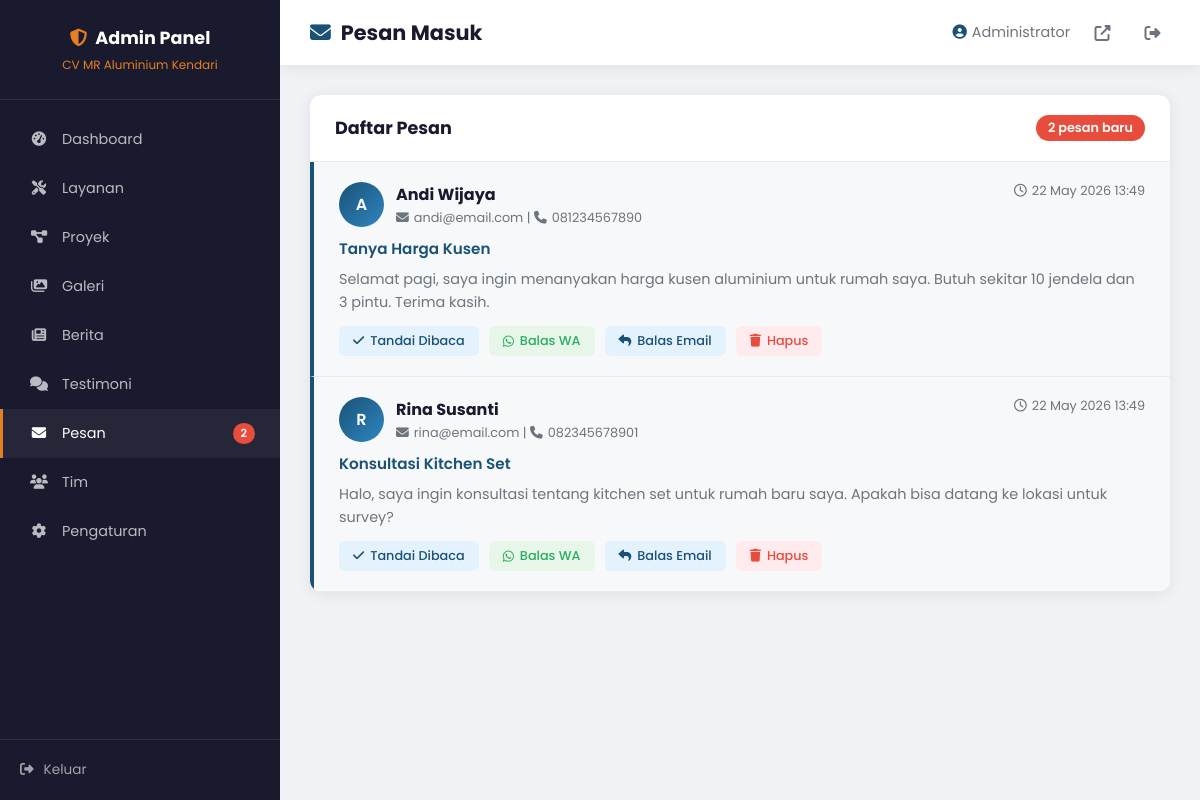
Screenshot of /admin/messages.php (signed in) with the database file from the repository.
### tables this page shows
CREATE TABLE messages (
    id INT AUTO_INCREMENT PRIMARY KEY,
    name VARCHAR(200) NOT NULL,
    email VARCHAR(200),
    phone VARCHAR(20),
    subject VARCHAR(200),
    message TEXT,
    is_read TINYINT(1) DEFAULT 0,
    created_at TIMESTAMP DEFAULT CURRENT_TIMESTAMP
);

### admin/messages.php (the view, shortened to what this page needs)
<?php
$db = getDB();
$messages = $db->query("SELECT * FROM messages ORDER BY created_at DESC")->fetchAll();
$unreadCount = $db->query("SELECT COUNT(*) FROM messages WHERE is_read = 0")->fetchColumn();
?>
<!DOCTYPE html>
<html lang="id">
<head>
    <link rel="stylesheet" href="https://cdnjs.cloudflare.com/ajax/libs/font-awesome/6.5.1/css/all.min.css">
</head>
<body>
    <aside class="sidebar">
        <div class="sidebar-header">
            <h3><i class="fas fa-shield-alt" style="color:var(--secondary);margin-right:8px;"></i>Admin Panel</h3>
            <p>CV MR Aluminium Kendari</p>
        </div>
        <ul class="sidebar-menu">
            <li><a href="dashboard.php"><i class="fas fa-tachometer-alt"></i> Dashboard</a></li>
            <li><a href="services.php"><i class="fas fa-tools"></i> Layanan</a></li>
            <li><a href="projects.php"><i class="fas fa-project-diagram"></i> Proyek</a></li>
            <li><a href="gallery.php"><i class="fas fa-images"></i> Galeri</a></li>
            <li><a href="news.php"><i class="fas fa-newspaper"></i> Berita</a></li>
            <li><a href="testimonials.php"><i class="fas fa-comments"></i> Testimoni</a></li>
            <li><a href="messages.php" class="active"><i class="fas fa-envelope"></i> Pesan <?php if($unreadCount>0): ?><span class="badge"><?php echo $unreadCount; ?></span><?php endif; ?></a></li>
            <li><a href="team.php"><i class="fas fa-users"></i> Tim</a></li>
            <li><a href="settings.php"><i class="fas fa-cog"></i> Pengaturan</a></li>
        </ul>
        <div class="sidebar-footer">
            <a href="logout.php"><i class="fas fa-sign-out-alt"></i> Keluar</a>
        </div>
    </aside>
    <div class="main-content">
        <div class="top-bar">
            <h2><i class="fas fa-envelope" style="color:var(--primary);margin-right:10px;"></i>Pesan Masuk</h2>
            <div class="user-menu">
                <span><i class="fas fa-user-circle" style="margin-right:5px;color:var(--primary);"></i><?php echo $_SESSION['admin_name']; ?></span>
                <a href="../index.php" target="_blank" title="Lihat Website"><i class="fas fa-external-link-alt"></i></a>
                <a href="logout.php" title="Keluar"><i class="fas fa-sign-out-alt"></i></a>
            </div>
        </div>
        <div class="content-area">
            <div class="card">
                <div class="card-header">
                    <h3>Daftar Pesan</h3>
                    <?php if ($unreadCount > 0): ?>
                    <span class="unread-badge"><?php echo $unreadCount; ?> pesan baru</span>
                    <?php endif; ?>
                </div>
                <div class="card-body">
                    <ul class="message-list">
                        <?php foreach ($messages as $msg): ?>
                        <li class="message-item <?php echo $msg['is_read'] ? '' : 'unread'; ?>">
                            <div class="message-header">
                                <div class="message-sender">
                                    <div class="sender-avatar"><?php echo strtoupper(substr($msg['name'], 0, 1)); ?></div>
                                    <div class="sender-info">
                                        <h4><?php echo $msg['name']; ?></h4>
                                        <p><i class="fas fa-envelope" style="margin-right:5px;"></i><?php echo $msg['email']; ?> <?php if($msg['phone']): ?>| <i class="fas fa-phone" style="margin-right:5px;"></i><?php echo $msg['phone']; ?><?php endif; ?></p>
                                    </div>
                                </div>
                                <span class="message-date"><i class="far fa-clock" style="margin-right:5px;"></i><?php echo date('d M Y H:i', strtotime($msg['created_at'])); ?></span>
                            </div>
                            <div class="message-subject"><?php echo $msg['subject'] ?: '(Tanpa Subjek)'; ?></div>
                            <div class="message-body"><?php echo nl2br(htmlspecialchars($msg['message'])); ?></div>
                            <div class="message-actions">
                                <?php if (!$msg['is_read']): ?>
                                <a href="?action=read&id=<?php echo $msg['id']; ?>" class="btn-sm btn-read"><i class="fas fa-check"></i> Tandai Dibaca</a>
                                <?php endif; ?>
                                <a href="https://wa.me/<?php echo preg_replace('/[^0-9]/', '', $msg['phone'] ?: COMPANY_WHATSAPP); ?>?text=Halo%20<?php echo urlencode($msg['name']); ?>,%20terima%20kasih%20atas%20pesan%20Anda." target="_blank" class="btn-sm btn-reply"><i class="fab fa-whatsapp"></i> Balas WA</a>
                                <a href="mailto:<?php echo $msg['email']; ?>?subject=Re:%20<?php echo urlencode($msg['subject'] ?: 'Pesan dari MR Aluminium'); ?>" class="btn-sm btn-read"><i class="fas fa-reply"></i> Balas Email</a>
                                <a href="?action=delete&id=<?php echo $msg['id']; ?>" class="btn-sm btn-delete" onclick="return confirm('Yakin ingin menghapus pesan ini?')"><i class="fas fa-trash"></i> Hapus</a>
                            </div>
                        </li>
                        <?php endforeach; ?>
                    </ul>
                </div>
            </div>
        </div>
    </div>
</body>
</html>

### admin/messages.php (style rules this page uses)
:root { --primary: #1a5276; --primary-light: #2e86c1; --secondary: #e67e22; --dark: #1a1a2e; --light: #f8f9fa; --gray: #6c757d; --success: #27ae60; --danger: #e74c3c; --warning: #f39c12; --sidebar-width: 280px; --shadow: 0 2px 15px rgba(0,0,0,0.08); --radius: 12px; }
* { margin: 0; padding: 0; box-sizing: border-box; }
body { font-family: 'Poppins', sans-serif; background: #f0f2f5; color: var(--dark); }
.sidebar { position: fixed; left: 0; top: 0; bottom: 0; width: var(--sidebar-width); background: var(--dark); z-index: 1000; overflow-y: auto; }
.sidebar-header { padding: 25px 20px; border-bottom: 1px solid rgba(255,255,255,0.1); text-align: center; }
.sidebar-header h3 { color: white; font-size: 1.1rem; }
.sidebar-header p { color: var(--secondary); font-size: 0.75rem; margin-top: 5px; }
.sidebar-menu { list-style: none; padding: 15px 0; }
.sidebar-menu a { display: flex; align-items: center; gap: 12px; padding: 14px 25px; color: rgba(255,255,255,0.7); text-decoration: none; font-size: 0.9rem; transition: all 0.3s; border-left: 3px solid transparent; }
.sidebar-menu a:hover, .sidebar-menu a.active { background: rgba(255,255,255,0.05); color: white; border-left-color: var(--secondary); }
.sidebar-menu a i { width: 22px; text-align: center; }
.sidebar-menu .badge { margin-left: auto; background: var(--danger); color: white; padding: 2px 8px; border-radius: 20px; font-size: 0.7rem; font-weight: 600; }
.sidebar-footer { position: absolute; bottom: 0; left: 0; right: 0; padding: 20px; border-top: 1px solid rgba(255,255,255,0.1); }
.sidebar-footer a { display: flex; align-items: center; gap: 10px; color: rgba(255,255,255,0.6); text-decoration: none; font-size: 0.85rem; }
.main-content { margin-left: var(--sidebar-width); min-height: 100vh; }
.top-bar { background: white; padding: 15px 30px; display: flex; justify-content: space-between; align-items: center; box-shadow: var(--shadow); position: sticky; top: 0; z-index: 100; }
.top-bar h2 { font-size: 1.3rem; color: var(--dark); }
.user-menu { display: flex; align-items: center; gap: 15px; }
.user-menu span { font-size: 0.9rem; color: var(--gray); }
.user-menu a { color: var(--gray); text-decoration: none; width: 35px; height: 35px; border-radius: 8px; display: flex; align-items: center; justify-content: center; transition: all 0.3s; }
.content-area { padding: 30px; }
.card { background: white; border-radius: var(--radius); box-shadow: var(--shadow); overflow: hidden; }
.card-header { padding: 20px 25px; border-bottom: 1px solid #e9ecef; display: flex; justify-content: space-between; align-items: center; }
.card-header h3 { font-size: 1.1rem; color: var(--dark); }
.unread-badge { background: var(--danger); color: white; padding: 4px 12px; border-radius: 20px; font-size: 0.8rem; font-weight: 600; }
.card-body { padding: 0; }
.message-list { list-style: none; }
.message-item { padding: 20px 25px; border-bottom: 1px solid #e9ecef; transition: all 0.3s; cursor: pointer; }
.message-item.unread { background: rgba(26, 82, 118, 0.04); border-left: 4px solid var(--primary); }
.message-header { display: flex; justify-content: space-between; align-items: flex-start; margin-bottom: 10px; }
.message-sender { display: flex; align-items: center; gap: 12px; }
.sender-avatar { width: 45px; height: 45px; border-radius: 50%; background: linear-gradient(135deg, var(--primary), var(--primary-light)); display: flex; align-items: center; justify-content: center; color: white; font-weight: 600; font-size: 1rem; }
.sender-info h4 { font-size: 1rem; color: var(--dark); margin-bottom: 2px; }
.sender-info p { font-size: 0.8rem; color: var(--gray); }
.message-date { font-size: 0.8rem; color: var(--gray); }
.message-subject { font-size: 0.95rem; color: var(--primary); font-weight: 600; margin-bottom: 8px; }
.message-body { font-size: 0.9rem; color: var(--gray); line-height: 1.6; margin-bottom: 12px; }
.message-actions { display: flex; gap: 10px; }
.btn-sm { padding: 6px 14px; border-radius: 6px; font-size: 0.8rem; font-weight: 500; border: none; cursor: pointer; display: inline-flex; align-items: center; gap: 6px; text-decoration: none; transition: all 0.3s; }
.btn-read { background: #e3f2fd; color: var(--primary); }
.btn-delete { background: #ffebee; color: var(--danger); }
.btn-reply { background: #e8f5e9; color: var(--success); }

### rows the page displays
messages: name "A", name "Andi Wijaya", email "andi@email.com", phone "081234567890", created_at "22 May 2026 13:49", subject "Tanya Harga Kusen", message "Selamat pagi, saya ingin menanyakan harga kusen aluminium untuk rumah saya. Butuh sekitar 10 jendela dan 3 pintu. Terima kasih."
messages: name "R", name "Rina Susanti", email "rina@email.com", phone "082345678901", created_at "22 May 2026 13:49", subject "Konsultasi Kitchen Set", message "Halo, saya ingin konsultasi tentang kitchen set untuk rumah baru saya. Apakah bisa datang ke lokasi untuk survey?"

### other values shown
$unreadCount "2"
$_SESSION['admin_name'] "Administrator"
